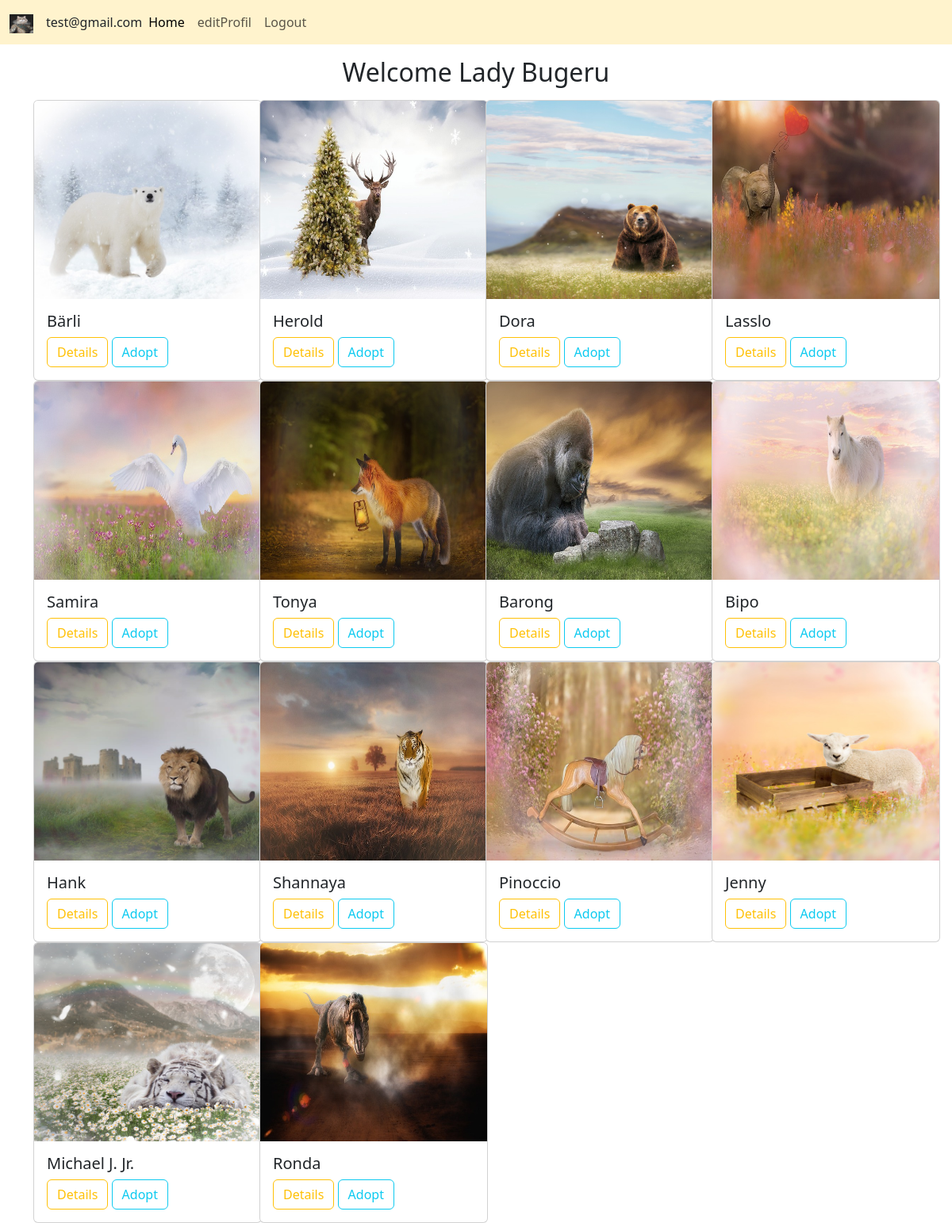
Screenshot of /home.php (signed in) with the database file from the repository.
### tables this page shows
CREATE TABLE `users` (
  `id` int(11) NOT NULL,
  `first_name` varchar(255) NOT NULL,
  `last_name` varchar(255) NOT NULL,
  `password` varchar(255) NOT NULL,
  `email` varchar(255) NOT NULL,
  `address` varchar(255) NOT NULL,
  `phone` varchar(255) NOT NULL,
  `picture` varchar(255) DEFAULT NULL,
  `status` varchar(4) NOT NULL DEFAULT 'user'
);

CREATE TABLE `animals` (
  `id` int(11) NOT NULL,
  `name` varchar(255) NOT NULL,
  `location` varchar(255) NOT NULL,
  `description` varchar(255) NOT NULL,
  `size` varchar(255) NOT NULL,
  `vaccinated` varchar(255) NOT NULL,
  `age` int(11) NOT NULL,
  `breed` varchar(255) NOT NULL,
  `gender` varchar(255) NOT NULL,
  `status` varchar(255) NOT NULL DEFAULT 'available',
  `picture` varchar(255) DEFAULT NULL
);

### home.php (the view, shortened to what this page needs)
<?php
require_once "db_connection.php";
$sql="SELECT*FROM users WHERE id={$_SESSION["user"]}";
$result=mysqli_query($connect, $sql);
$row=mysqli_fetch_assoc($result);
$sqlAnimals="SELECT * FROM animals";
$resultAnimals=mysqli_query($connect, $sqlAnimals);
$layout="";
if(mysqli_num_rows($resultAnimals)>0){
while($rowAnimals=mysqli_fetch_assoc($resultAnimals)){
    $layout.= "<div>
    <div class='card' style='width: 18rem;'>
    <img src='img/{$rowAnimals["picture"]}' class='card-img-top' alt='...' height='250px'>
    <div class='card-body'>
      <h5 class='card-title'>{$rowAnimals["name"]}</h5>
      <a href='more.php?x={$rowAnimals["id"]}' class='btn btn-outline-warning'>Details</a>
      <a href='adoption.php?x={$rowAnimals["id"]}' class='btn btn-outline-info'>Adopt</a>
    </div>
    </div>
    </div>";
}
}else{
    $layout.= "No results found";
}
?>
<!DOCTYPE html>
<html lang ="en">
<head>
    <link href ="https://cdn.jsdelivr.net/npm/bootstrap@5.3.0/dist/css/bootstrap.min.css"  rel= "stylesheet">
</head>
<body>
   <nav class="navbar navbar-expand-lg bg-warning-subtle" >
        <div class="container-fluid">
            <a class="navbar-brand" href="#">
                <img src="img/<?= $row["picture"] ?> " alt="user pic" width="30" height="24">
            </a>
         <a class="nav-link" href="#"><span><?= $row["email"] ?></span></a>
            <ul class="navbar-nav me-auto mb-2 mb-lg-0" >
                <li class="nav-item">
                    <a class="nav-link active" aria-current="page" href="#">Home</a>
                </li>
                <li class="nav-item">
                    <a class="nav-link" href="update.php?x=<?= $row["id"] ?>">editProfil</a>
                </li>
                <li class="nav-item">
                    <a class="nav-link" href="logout.php?logout">Logout</a>
                </li>
            </ul>
        </div>
    </nav>
    <h2 class="text-center mt-3">Welcome <?= $row["first_name"] . " " . $row["last_name"] ?></h2>
    <div class="container">
        <div class="row row-cols-lg-4 row-cols-md-3 row-cols-sm-2 row-cols-sx-1 mt-3">
            <?=$layout?>
        </div>
    </div>
</body>
</html>

### rows the page displays
users: picture (picture), email "test@gmail.com", first_name "Lady", last_name "Bugeru"
animals: picture (picture), name "Bärli"
animals: picture (picture), name "Herold"
animals: picture (picture), name "Dora"
animals: picture (picture), name "Lasslo"
animals: picture (picture), name "Samira"
animals: picture (picture), name "Tonya"
animals: picture (picture), name "Barong"
animals: picture (picture), name "Bipo"
animals: picture (picture), name "Hank"
animals: picture (picture), name "Shannaya"
animals: picture (picture), name "Pinoccio"
animals: picture (picture), name "Jenny"
animals: picture (picture), name "Michael J. Jr."
animals: picture (picture), name "Ronda"
